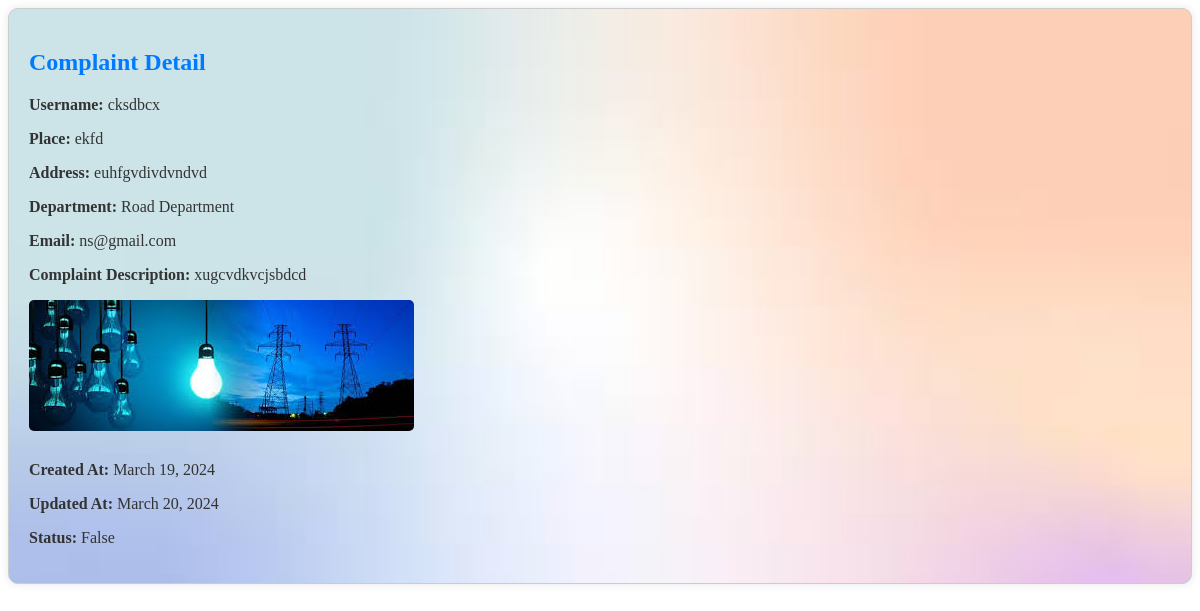
The app's page /detailview/2 with its own data.
### EvApp/models.py (models this page shows, shortened)
class Complaint(models.Model):
    username=models.CharField(max_length=200)
    place=models.CharField(max_length=200)
    address=models.TextField()
    department=models.ForeignKey(Department,on_delete=models.CASCADE)
    email=models.EmailField(null=True)
    complaint_description=models.TextField()
    image=models.ImageField(upload_to='images',null=True,blank=True)
    created_at=models.DateField(auto_now_add=True)
    updated_at=models.DateField(auto_now=True)
    status=models.BooleanField(default=False)
    feedback=models.TextField(null=True)
    detail_head=models.CharField(max_length=25,null=True)
    detail_report=models.TextField(null=True)

class Department(models.Model):
    name=models.CharField(max_length=200,null=False)
    image=models.ImageField(upload_to='image',null=False)
    description=models.TextField(null=True)
    def __str__(self):
        return self.name

### EvApp/views.py (the view)
# urls.py: path('detailview/<int:pk>',Complaintdetailview.as_view(),name='detailview'),
class Complaintdetailview(View):
    def get(self,request,*args,**kwargs):
        id = kwargs.get("pk")
        obj=Complaint.objects.get(id=id)
        return render(request,"detailview.html",{'obj':obj})

### EvApp/templates/detailview.html (shortened to what this page needs)
<!DOCTYPE html>
<html lang="en">
<head>
</head>
<body>
    <div class="complaint-container" style="background-repeat: no-repeat; background-size: cover;">
        <h2 style="color: #007bff;">Complaint Detail</h2>
        <p><strong>Username:</strong> {{ obj.username }}</p>
        <p><strong>Place:</strong> {{ obj.place }}</p>
        <p><strong>Address:</strong> {{ obj.address }}</p>
        <p><strong>Department:</strong> {{ obj.department }}</p>
        <p><strong>Email:</strong> {{ obj.email }}</p>
        <p><strong>Complaint Description:</strong> {{ obj.complaint_description }}</p>
        {% if obj.image %}
            <img src="{{ obj.image.url }}" alt="Complaint Image" class="complaint-image">
        {% endif %}
        <p><strong>Created At:</strong> {{ obj.created_at }}</p>
        <p><strong>Updated At:</strong> {{ obj.updated_at }}</p>
        <p><strong>Status:</strong> {{ obj.status }}</p>
    </div>
</body>
</html>

### EvApp/templates/detailview.html (style rules this page uses)
.complaint-container { border: 1px solid #ccc; padding: 20px; margin-bottom: 20px; background-color: #f9f9f9; color: #333; border-radius: 10px; box-shadow: 0 0 10px rgba(0,0,0,0.1); }
.complaint-image { max-width: 100%; height: auto; margin-bottom: 10px; border-radius: 5px; }

### records on screen
Complaint: username "cksdbcx", place "ekfd", address "euhfgvdivdvndvd", department "Road Department", email "ns@gmail.com", complaint_description "xugcvdkvcjsbdcd", image (picture), created_at "March 19, 2024", updated_at "March 20, 2024", status "False"
